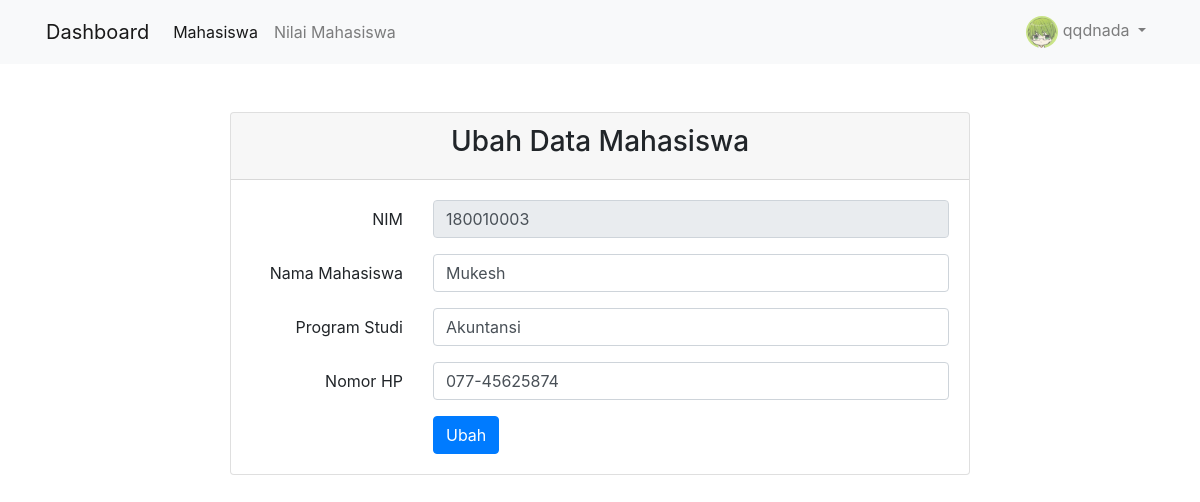
The app's page /editMahasiswa.php?nim=180010003 (signed in) with its own data.
### tables this page shows
CREATE TABLE `mahasiswa` (
  `mahasiswa_nim` int(11) NOT NULL,
  `mahasiswa_nama` varchar(255) NOT NULL,
  `mahasiswa_program_studi` varchar(255) NOT NULL,
  `mahasiswa_no_hp` varchar(15),
  PRIMARY KEY(`mahasiswa_nim`)
);

### editMahasiswa.php (the view, shortened to what this page needs)
<?php
require_once("config.php");
if(isset($_GET['nim'])){
    $nimMahasiswa = $_GET['nim'];
    $sql = "SELECT * FROM mahasiswa WHERE mahasiswa_nim=:nim";
    $stmt = $db->prepare($sql);
    $stmt->bindParam(':nim', $nimMahasiswa, PDO::PARAM_INT);
    $stmt->execute();
    $mahasiswa = $stmt->fetch(PDO::FETCH_ASSOC);
}
?>
<!DOCTYPE html>
<html lang="en">
<head>
    <link rel="stylesheet" href="https://stackpath.bootstrapcdn.com/bootstrap/4.3.1/css/bootstrap.min.css">
    <link rel="stylesheet" type="text/css" href="https://cdn.datatables.net/1.10.25/css/dataTables.bootstrap4.min.css">
</head>
<body>
<header class="bg-light">
    <div class="container p-0">
        <nav class="navbar navbar-expand-lg navbar-light justify-content-between">
            <a class="navbar-brand" href="dashboard.php">Dashboard</a>
            <ul class="navbar-nav mr-auto">
                <li class="nav-item active">
                    <a class="nav-link" href="showMahasiswa.php">Mahasiswa<span class="sr-only">(current)</span></a>
                </li>
                <li class="nav-item">
                    <a class="nav-link" href="showNilai.php">Nilai Mahasiswa</a>
                </li>
            </ul>
            <div class="justify-content-end">
                <ul class="navbar-nav mr-auto">
                    <li class="nav-item dropdown">
                        <a class="nav-link dropdown-toggle" href="#" id="navbarDropdown" role="button" data-toggle="dropdown" aria-haspopup="true" aria-expanded="false">
                            <img src="<?php echo $_SESSION["user"]["admin_photo"] ?>" alt="" style="height: 32px; border-radius:50%">
                            <?php echo $_SESSION["user"]["admin_username"] ?>
                        </a>
                    </li>
                </ul>
            </div>
        </nav>
    </div>
    </header>
    <div class="container my-5 mx-auto">
        <div class="card col-md-8 p-0 mx-auto">
            <div class="card-header">
                <h3 class="text-center">Ubah Data Mahasiswa</h3>
            </div>
            <div class="card-body">
            <form action="" method="POST" enctype="multipart/form-data">
                <?php if ($mahasiswa) { ?>
                <div class="form-group row">
                    <label for="inputNIM" class="col-sm-3 col-form-label text-right">NIM</label>
                    <div class="col-sm-9">
                        <input type="text" name="inputNIM" class="form-control" value="<?php echo $mahasiswa["mahasiswa_nim"]?>" disabled>
                    </div>
                </div>
                <div class="form-group row">
                    <label for="inputNama" class="col-sm-3 col-form-label text-right">Nama Mahasiswa</label>
                    <div class="col-sm-9">
                    <input type="text" name="inputNama" class="form-control" value="<?php echo $mahasiswa["mahasiswa_nama"]?>">
                    </div>
                </div>
                <div class="form-group row">
                    <label for="inputProgramStudi" class="col-sm-3 col-form-label text-right">Program Studi</label>
                    <div class="col-sm-9">
                    <input type="text" name="inputProgramStudi" class="form-control" value="<?php echo $mahasiswa["mahasiswa_program_studi"]?>">
                    </div>
                </div>
                <div class="form-group row">
                    <label for="inputNomorHP" class="col-sm-3 col-form-label text-right">Nomor HP</label>
                    <div class="col-sm-9">
                    <input type="text" name="inputNomorHP" class="form-control" value="<?php echo $mahasiswa["mahasiswa_no_hp"]?>">
                    </div>
                </div>
                <div class="row justify-content-end">
                    <div class="col-sm-9">
                        <input type="submit" name="btnUbah" class="btn btn-primary" value="Ubah">
                    </div>
                </div>
                <?php } ?>
            </form>
            </div>
        </div>
    </div>
</body>
</html>

### records on screen
mahasiswa: inputNIM "180010003", inputNama "Mukesh", inputProgramStudi "Akuntansi", inputNomorHP "077-45625874"

### other values on screen
$_SESSION["user"]["admin_username"] "qqdnada"
